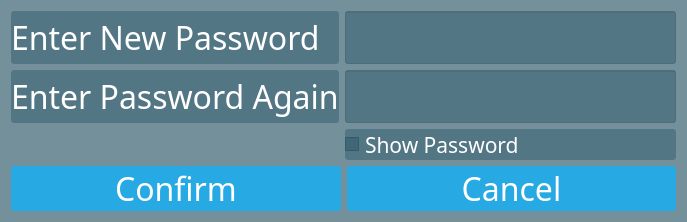
<?xml version="1.0" encoding="UTF-8"?>
<ui version="4.0">
 <class>ChangePwdDialog</class>
 <widget class="QDialog" name="ChangePwdDialog">
  <property name="geometry">
   <rect>
    <x>0</x>
    <y>0</y>
    <width>687</width>
    <height>197</height>
   </rect>
  </property>
  <property name="windowTitle">
   <string>Change Password</string>
  </property>
  <property name="styleSheet">
   <string notr="true">QWidget
{
	background:  rgba(32, 80, 96, 100);
	color: white;
}

QLabel, QCheckBox
{ 
	color: white; 
	border-radius: 3px;
}


QPushButton, QComboBox
{
	color: white;
	background-color: #27a9e3;
	border-width: 0px;
	border-radius: 3px;
}

QPushButton:hover, QComboBox:hover, QPushButton:checked{ background-color: #66c011; }

QTableView
{
	background:  rgba(32, 80, 96, 100);
	color: white;
}

QHeaderView::section { color:black }</string>
  </property>
  <layout class="QGridLayout" name="gridLayout">
   <item row="0" column="1">
    <widget class="QLineEdit" name="pwdLineEdit_1">
     <property name="font">
      <font>
       <family>微軟正黑體</family>
       <pointsize>24</pointsize>
      </font>
     </property>
     <property name="maxLength">
      <number>12</number>
     </property>
     <property name="echoMode">
      <enum>QLineEdit::Password</enum>
     </property>
    </widget>
   </item>
   <item row="0" column="0">
    <widget class="QLabel" name="label_1">
     <property name="font">
      <font>
       <family>微軟正黑體</family>
       <pointsize>24</pointsize>
      </font>
     </property>
     <property name="text">
      <string>Enter New Password</string>
     </property>
    </widget>
   </item>
   <item row="1" column="0">
    <widget class="QLabel" name="label_2">
     <property name="font">
      <font>
       <family>微軟正黑體</family>
       <pointsize>24</pointsize>
      </font>
     </property>
     <property name="text">
      <string>Enter Password Again</string>
     </property>
    </widget>
   </item>
   <item row="1" column="1">
    <widget class="QLineEdit" name="pwdLineEdit_2">
     <property name="font">
      <font>
       <family>微軟正黑體</family>
       <pointsize>24</pointsize>
      </font>
     </property>
     <property name="maxLength">
      <number>12</number>
     </property>
     <property name="echoMode">
      <enum>QLineEdit::Password</enum>
     </property>
    </widget>
   </item>
   <item row="3" column="1">
    <widget class="QCheckBox" name="showPwCheckBox">
     <property name="font">
      <font>
       <family>微軟正黑體</family>
       <pointsize>16</pointsize>
      </font>
     </property>
     <property name="text">
      <string>Show Password</string>
     </property>
    </widget>
   </item>
   <item row="4" column="0" colspan="2">
    <layout class="QHBoxLayout" name="horizontalLayout_2">
     <item>
      <widget class="QPushButton" name="confirmBtn">
       <property name="font">
        <font>
         <family>微軟正黑體</family>
         <pointsize>24</pointsize>
        </font>
       </property>
       <property name="text">
        <string>Confirm</string>
       </property>
      </widget>
     </item>
     <item>
      <widget class="QPushButton" name="cancelBtn">
       <property name="font">
        <font>
         <family>微軟正黑體</family>
         <pointsize>24</pointsize>
        </font>
       </property>
       <property name="text">
        <string>Cancel</string>
       </property>
      </widget>
     </item>
    </layout>
   </item>
  </layout>
 </widget>
 <resources/>
 <connections/>
</ui>
